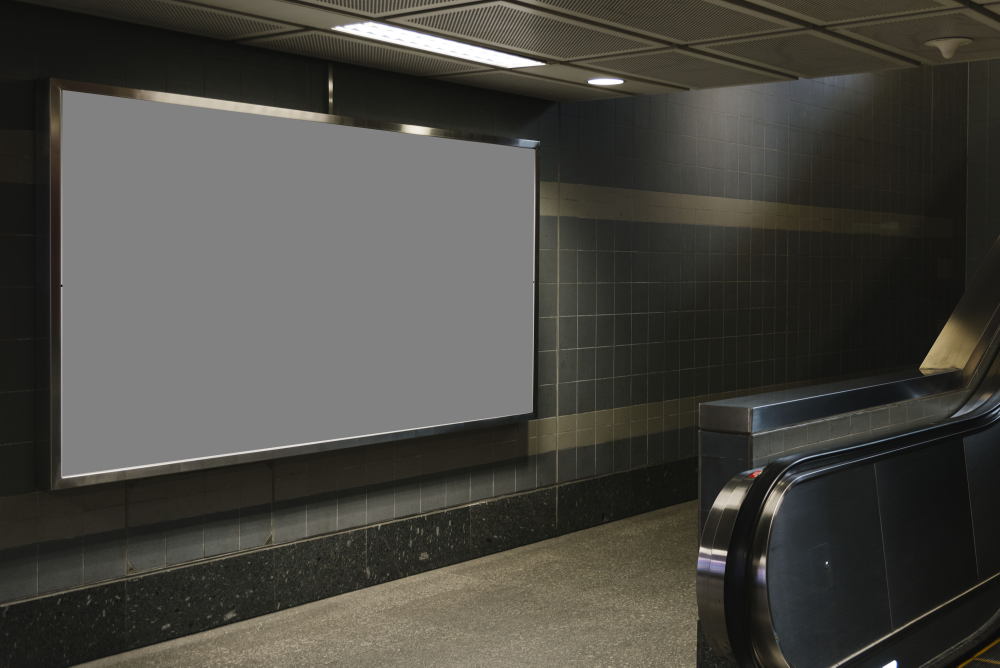
#> input picture learning/Exercise1 - Billboard/billboard.jpg, 5000 x 3337 px, given in place of the camera (shown at 1/5 size)
$ python 'lesson6 - video.py'   (older library calls are emulated)
#> lines starting #> are read from the running program, lines starting #| are printed output that depends on the picture; after the words box and inside, x2 and y2 are one past the last pixel; in counts of white or black regions, pixels touching at a corner belong together
import cv2
import numpy as np

cap = cv2.VideoCapture(0) # 0 streams from the first webcam connected
while True:
    ret, img = cap.read() # returns bool if succesfully got frame, and the frame
#> img is the input picture: shape (3337, 5000, 3); mean B, G, R 65.4, 71.1, 72.5

    scale = 1
    img = cv2.resize(img, None, fx=scale, fy=scale)
    img_grey = cv2.cvtColor(img, cv2.COLOR_BGR2GRAY)
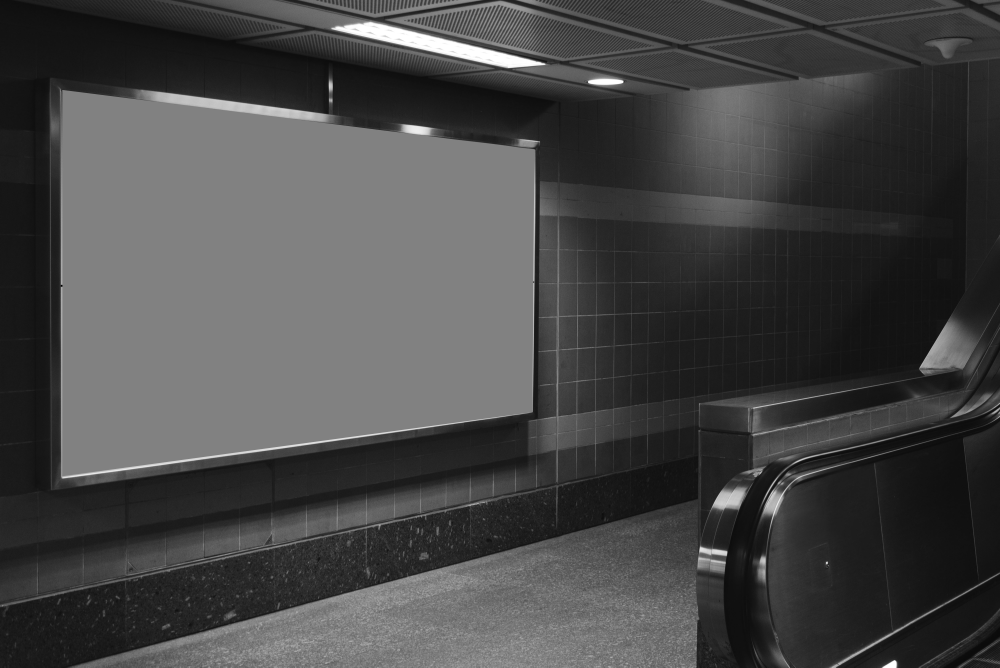
#> img_grey: shape (3337, 5000) (shown at 1/5 size); min 0, max 255, mean 70.9

    ######################
    # CARTOONIZATION
    ######################
    # Light blur to clean the image
    img_grey = cv2.medianBlur(img_grey, 7)
    # extract contours to 8 bit with 5 wide kernel
    edges = cv2.Laplacian(img_grey, cv2.CV_8U, ksize=5)
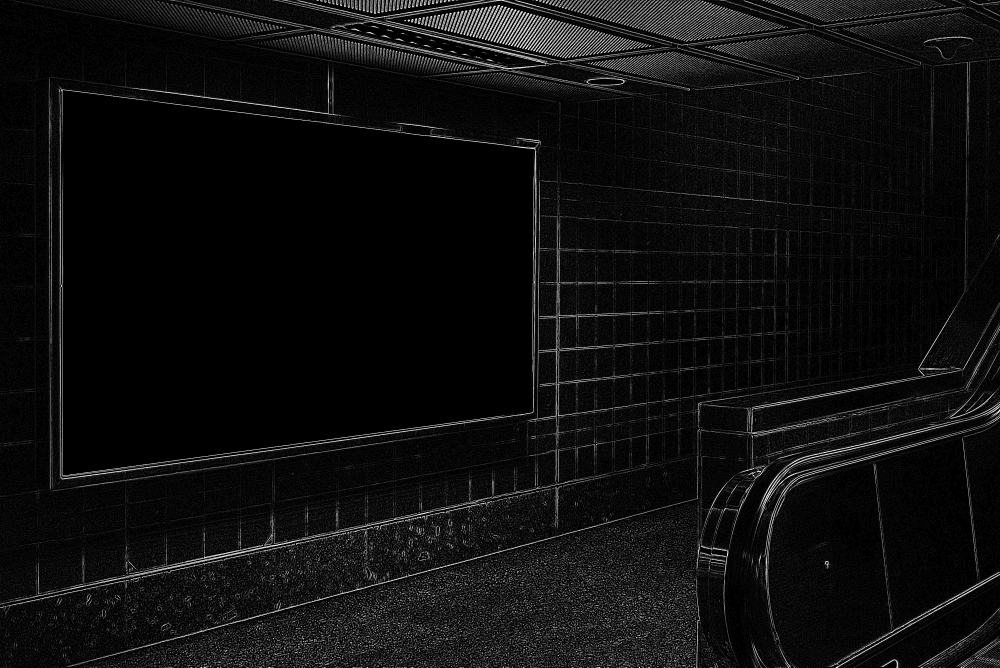
#> edges: shape (3337, 5000) (shown at 1/5 size); min 0, max 255, mean 14.7
    # clean edge image (keep only the strong edges) by applying a threshold
    # THRESH_BINARY_INV means background black and contours white
    ret, thresholded = cv2.threshold(edges, 70, 255, cv2.THRESH_BINARY_INV)
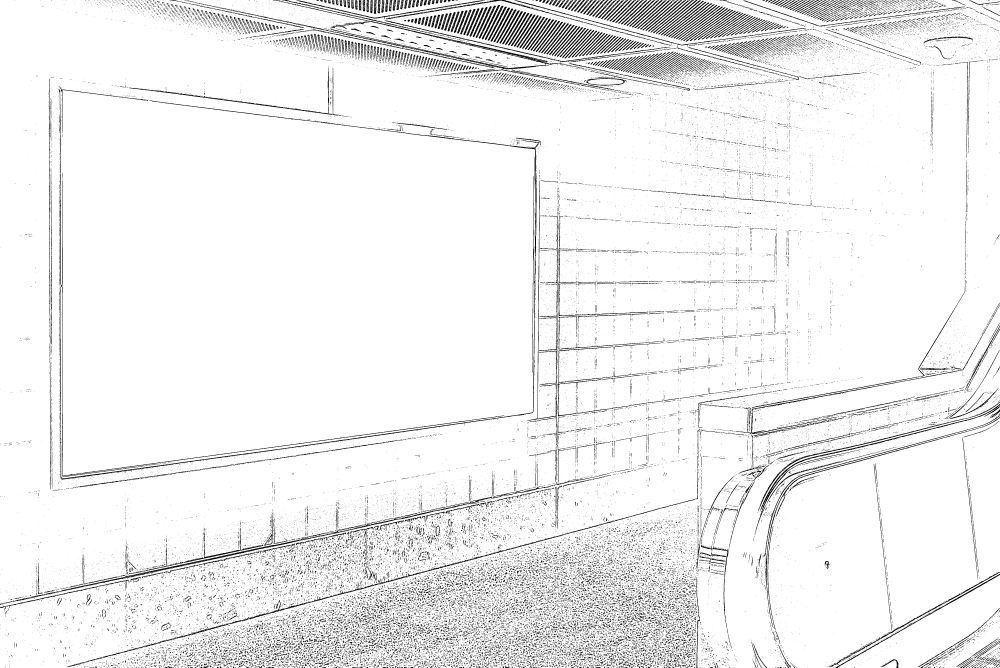
#> thresholded: shape (3337, 5000) (shown at 1/5 size); 94.3% white; 49099 black regions (42383 under 20 px), largest, box (x1, y1, x2, y2) and area: (1094, 0, 3348, 452) 29469, (292, 443, 2703, 2400) 26971, (333, 2280, 3491, 3335) 16124
    color_img = cv2.bilateralFilter(img, 10, 250, 250)  # d= dimension of kernel
    # COnvert grayscale image to colour (ie give it 3 channels)
    skt = cv2.cvtColor(thresholded, cv2.COLOR_GRAY2BGR)
    # join images to make cartoon??
    # filtered_img = cv2.addWeighted(color_img, 0.8, skt, 0.2, 0)
    filtered_img = cv2.bitwise_and(color_img, skt)
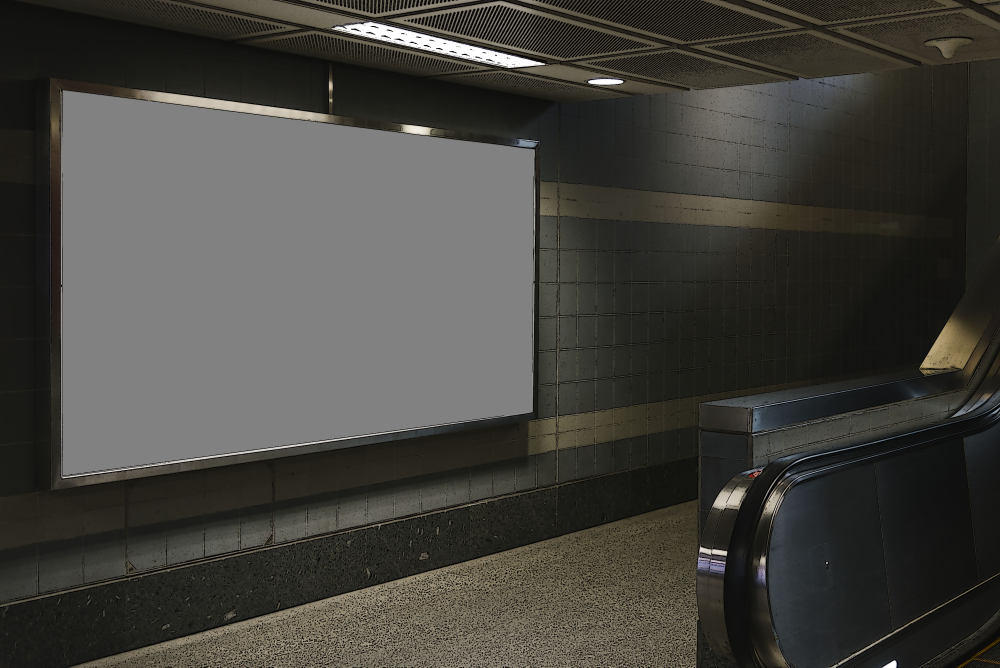
#> filtered_img: shape (3337, 5000, 3) (shown at 1/5 size); mean B, G, R 61.7, 66.7, 67.9
    # filtered_img = skt
    cv2.imshow("Image", filtered_img)
    k = cv2.waitKey(10)
#> (key q is pressed here)

    if k == ord('q'):
        break
